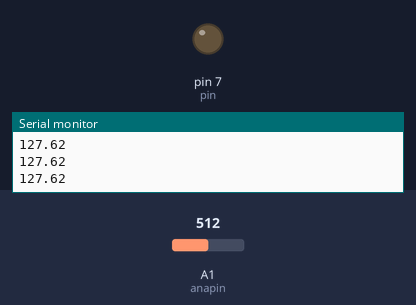
Bench run of a sketch on a simulated Arduino Uno, built with avr-gcc and run on an emulated ATmega328P. Shown: output pins drawn as LEDs (lit = HIGH), the last lines printed to the serial monitor. Inputs (shaded band) come from the test bench; at power-on: A1 (anapin) = 512.

Above: at 1.2 s.
1.3 s: A1 (anapin) set to 529
At 1.9 s:
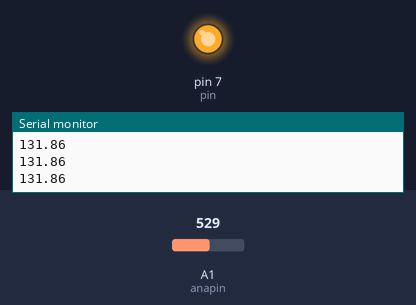
2.8 s: A1 (anapin) set to 511
At 4.0 s:
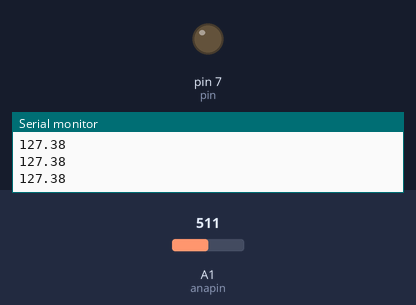
4.3 s: A1 (anapin) set to 716
At 5.2 s:
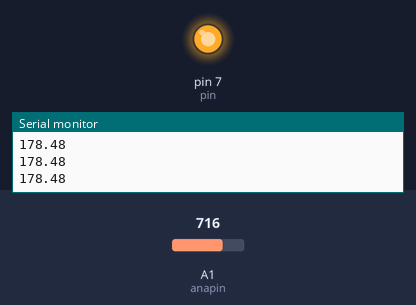
Timing chart, 0 to 7.3 s (numbered marks = the images above; inputs shaded):
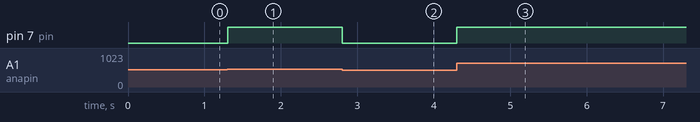

Measured:
- the behaviour switches between 513 and 514 on A1 (anapin) (found by bisection; images 0 and 1)
- after the input at 1.3 s, pin 7 (pin): LOW → HIGH at once
- after the input at 2.8 s, pin 7 (pin): HIGH → LOW at once
- after the input at 4.3 s, pin 7 (pin): LOW → HIGH at once

The sketch:

06_POTENSIO_CONTROL_LED.ino
```cpp
int anapin = A1;
int pin = 7;
int anaVol ;
float ledVal ;

void setup() {
  // put your setup code here, to run once:

  pinMode(pin , OUTPUT);
  pinMode(anapin, INPUT);
  Serial.begin(9600);
}

void loop() {
  // put your main code here, to run repeatedly:

  anaVol = analogRead(anapin);
  ledVal = (255. / 1023. ) * anaVol;
  analogWrite(pin, ledVal);
  Serial.println(ledVal);
}
```
